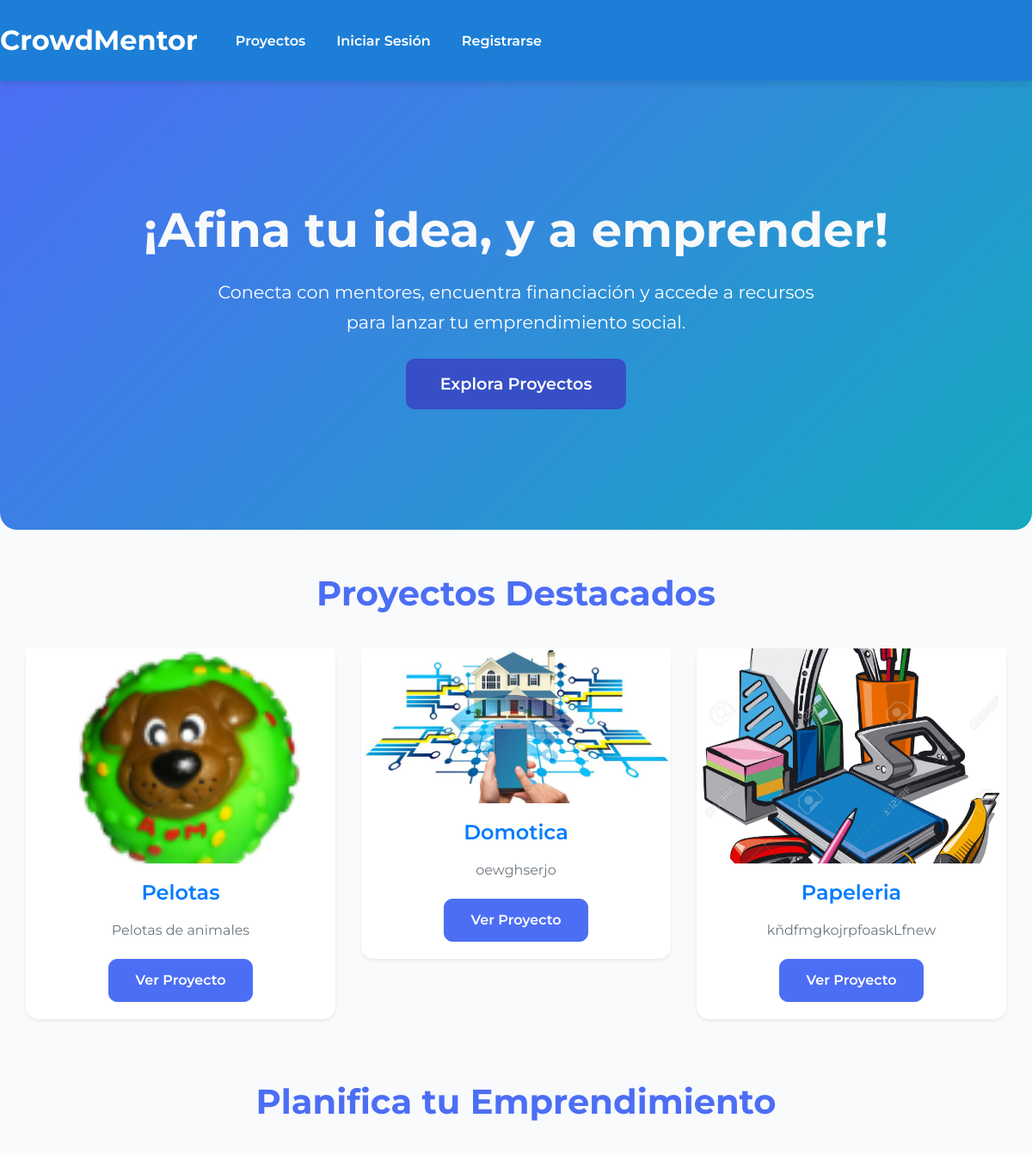
The app's page / (upper part), older data.
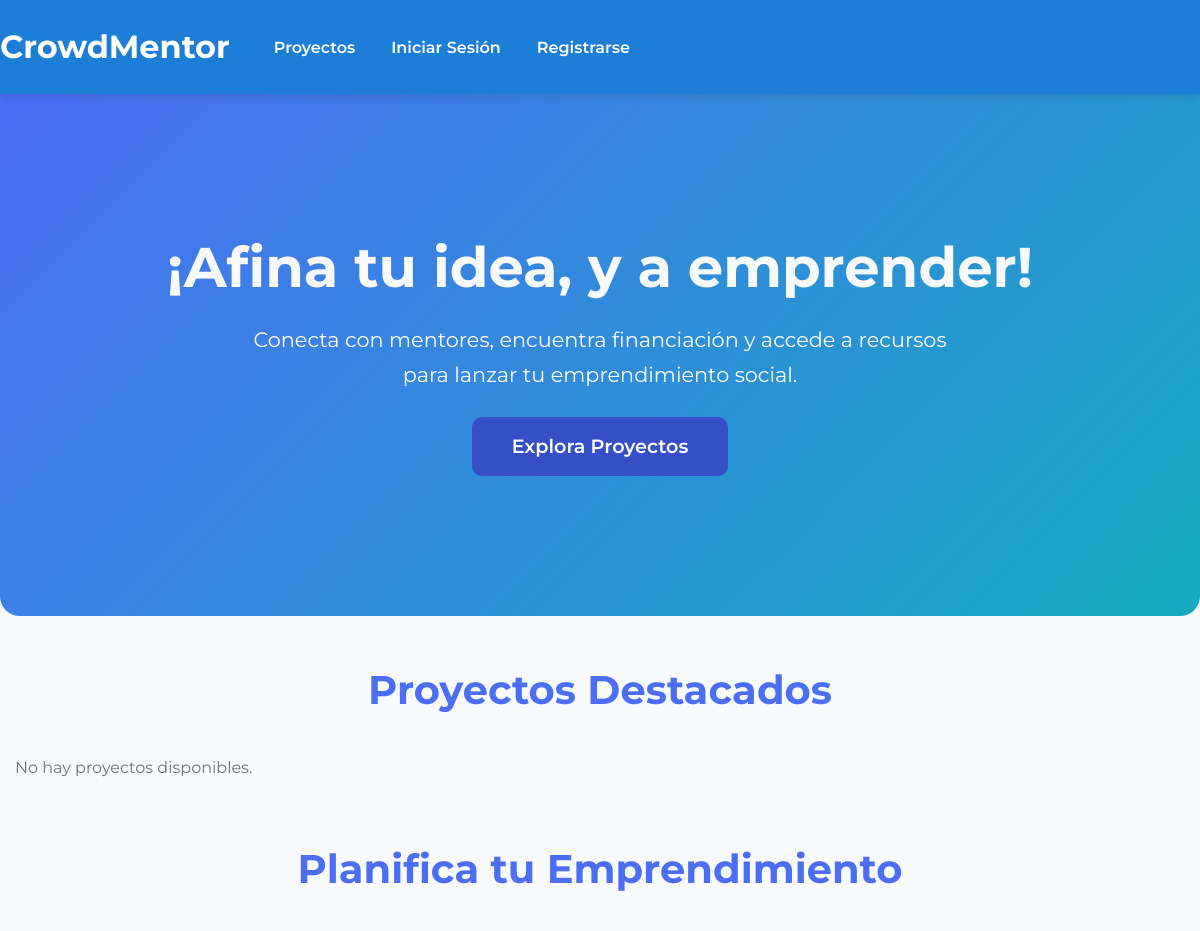
The same page, newer data.
### core/models.py (models this page shows, shortened)
class Project(models.Model):
    title = models.CharField(max_length=200)
    description = models.TextField()
    owner = models.ForeignKey(User, on_delete=models.CASCADE, related_name='projects')
    funding_goal = models.DecimalField(max_digits=10, decimal_places=2)
    amount_raised = models.DecimalField(max_digits=10, decimal_places=2, default=0)
    created_at = models.DateTimeField(default=timezone.now)
    image = models.ImageField(upload_to='projects/', blank=True, null=True)
    is_active = models.BooleanField(default=True)

### core/views.py (the view)
# urls.py: path('', views.home, name='home'),
def home(request):
    projects = Project.objects.filter(is_active=True)
    return render(request, 'home.html', {'projects': projects})

### core/templates/home.html (shortened to what this page needs)
{% extends 'base.html' %}
{% load static %}
{% block content %}
    <div class="container">
        <h2 class="section-title">Proyectos Destacados</h2>
        <div class="row">
            {% for project in projects %}
                <div class="col-md-4">
                    <div class="card mb-4 shadow-sm">
                        {% if project.image %}
                            <img src="{{ project.image.url }}" class="card-img-top rounded-top" alt="{{ project.title }}">
                        {% endif %}
                        <div class="card-body text-center">
                            <h5 class="card-title text-primary">{{ project.title }}</h5>
                            <p class="card-text text-muted">{{ project.description|truncatewords:20 }}</p>
                            <a href="{% url 'project_detail' project.pk %}" class="btn btn-primary">Ver Proyecto</a>
                        </div>
                    </div>
                </div>
            {% empty %}
                <p class="text-muted">No hay proyectos disponibles.</p>
            {% endfor %}
        </div>
        <h2 class="section-title mt-5">Planifica tu Emprendimiento</h2>
    </div>
{% endblock %}

Row changes from the older to the newer data that the page shows:
removed Project: image (picture), title "Pelotas", description "Pelotas de animales"
removed Project: image (picture), title "Domotica", description "oewghserjo"
removed Project: image (picture), title "Papeleria", description "kñdfmgkojrpfoaskLfnew"
Text that changed along with them:
text now shown: "No hay proyectos disponibles."
